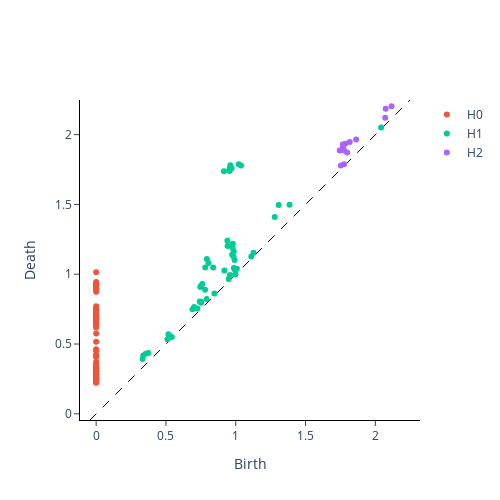

Source (notebook cell):
### Code cell
plot_diagram(diagrams[20]).show() # Torus
